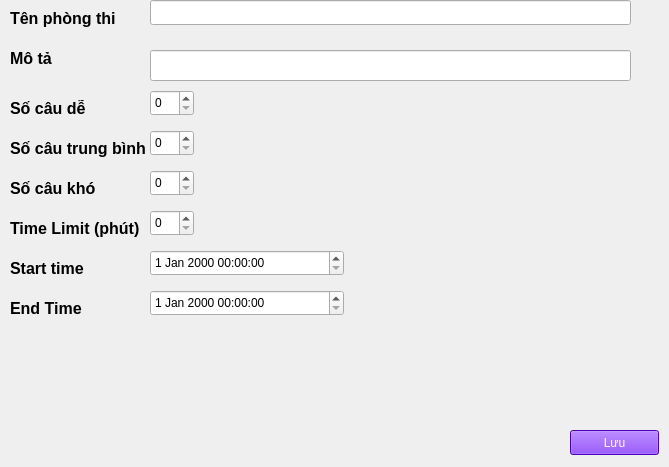
<?xml version="1.0" encoding="UTF-8"?>
<ui version="4.0">
 <class>CreateExamRoom</class>
 <widget class="QWidget" name="CreateExamRoom">
  <property name="geometry">
   <rect>
    <x>0</x>
    <y>0</y>
    <width>669</width>
    <height>467</height>
   </rect>
  </property>
  <property name="windowTitle">
   <string>CreateExamRoom</string>
  </property>
  <widget class="QLabel" name="label">
   <property name="geometry">
    <rect>
     <x>10</x>
     <y>10</y>
     <width>111</width>
     <height>17</height>
    </rect>
   </property>
   <property name="font">
    <font>
     <pointsize>12</pointsize>
     <bold>true</bold>
    </font>
   </property>
   <property name="text">
    <string>Tên phòng thi</string>
   </property>
  </widget>
  <widget class="QLabel" name="label_2">
   <property name="geometry">
    <rect>
     <x>10</x>
     <y>50</y>
     <width>101</width>
     <height>17</height>
    </rect>
   </property>
   <property name="font">
    <font>
     <pointsize>12</pointsize>
     <bold>true</bold>
    </font>
   </property>
   <property name="text">
    <string>Mô tả</string>
   </property>
  </widget>
  <widget class="QLabel" name="label_3">
   <property name="geometry">
    <rect>
     <x>10</x>
     <y>100</y>
     <width>101</width>
     <height>17</height>
    </rect>
   </property>
   <property name="font">
    <font>
     <pointsize>12</pointsize>
     <bold>true</bold>
    </font>
   </property>
   <property name="text">
    <string>Số câu dễ</string>
   </property>
  </widget>
  <widget class="QLabel" name="label_4">
   <property name="geometry">
    <rect>
     <x>10</x>
     <y>140</y>
     <width>141</width>
     <height>17</height>
    </rect>
   </property>
   <property name="font">
    <font>
     <pointsize>12</pointsize>
     <bold>true</bold>
    </font>
   </property>
   <property name="text">
    <string>Số câu trung bình</string>
   </property>
  </widget>
  <widget class="QLabel" name="label_5">
   <property name="geometry">
    <rect>
     <x>10</x>
     <y>180</y>
     <width>121</width>
     <height>17</height>
    </rect>
   </property>
   <property name="font">
    <font>
     <pointsize>12</pointsize>
     <bold>true</bold>
    </font>
   </property>
   <property name="text">
    <string>Số câu khó</string>
   </property>
  </widget>
  <widget class="QLabel" name="label_6">
   <property name="geometry">
    <rect>
     <x>10</x>
     <y>220</y>
     <width>131</width>
     <height>17</height>
    </rect>
   </property>
   <property name="font">
    <font>
     <pointsize>12</pointsize>
     <bold>true</bold>
    </font>
   </property>
   <property name="text">
    <string>Time Limit (phút)</string>
   </property>
  </widget>
  <widget class="QLabel" name="label_7">
   <property name="geometry">
    <rect>
     <x>10</x>
     <y>260</y>
     <width>121</width>
     <height>17</height>
    </rect>
   </property>
   <property name="font">
    <font>
     <pointsize>12</pointsize>
     <bold>true</bold>
    </font>
   </property>
   <property name="text">
    <string>Start time</string>
   </property>
  </widget>
  <widget class="QLabel" name="label_8">
   <property name="geometry">
    <rect>
     <x>10</x>
     <y>300</y>
     <width>121</width>
     <height>17</height>
    </rect>
   </property>
   <property name="font">
    <font>
     <pointsize>12</pointsize>
     <bold>true</bold>
    </font>
   </property>
   <property name="text">
    <string>End Time</string>
   </property>
  </widget>
  <widget class="QLineEdit" name="lineEdit">
   <property name="geometry">
    <rect>
     <x>150</x>
     <y>0</y>
     <width>481</width>
     <height>25</height>
    </rect>
   </property>
  </widget>
  <widget class="QLineEdit" name="lineEdit_2">
   <property name="geometry">
    <rect>
     <x>150</x>
     <y>50</y>
     <width>481</width>
     <height>31</height>
    </rect>
   </property>
  </widget>
  <widget class="QSpinBox" name="spinBox">
   <property name="geometry">
    <rect>
     <x>150</x>
     <y>90</y>
     <width>44</width>
     <height>26</height>
    </rect>
   </property>
  </widget>
  <widget class="QSpinBox" name="spinBox_2">
   <property name="geometry">
    <rect>
     <x>150</x>
     <y>130</y>
     <width>44</width>
     <height>26</height>
    </rect>
   </property>
  </widget>
  <widget class="QSpinBox" name="spinBox_3">
   <property name="geometry">
    <rect>
     <x>150</x>
     <y>170</y>
     <width>44</width>
     <height>26</height>
    </rect>
   </property>
  </widget>
  <widget class="QSpinBox" name="spinBox_4">
   <property name="geometry">
    <rect>
     <x>150</x>
     <y>210</y>
     <width>44</width>
     <height>26</height>
    </rect>
   </property>
  </widget>
  <widget class="QDateTimeEdit" name="dateTimeEdit">
   <property name="geometry">
    <rect>
     <x>150</x>
     <y>250</y>
     <width>194</width>
     <height>26</height>
    </rect>
   </property>
  </widget>
  <widget class="QDateTimeEdit" name="dateTimeEdit_2">
   <property name="geometry">
    <rect>
     <x>150</x>
     <y>290</y>
     <width>194</width>
     <height>26</height>
    </rect>
   </property>
  </widget>
  <widget class="QPushButton" name="pushButton">
   <property name="geometry">
    <rect>
     <x>570</x>
     <y>430</y>
     <width>89</width>
     <height>25</height>
    </rect>
   </property>
   <property name="cursor">
    <cursorShape>PointingHandCursor</cursorShape>
   </property>
   <property name="styleSheet">
    <string notr="true">background-color:  #6600FF ; color:white;</string>
   </property>
   <property name="text">
    <string>Lưu</string>
   </property>
  </widget>
 </widget>
 <resources/>
 <connections/>
</ui>
